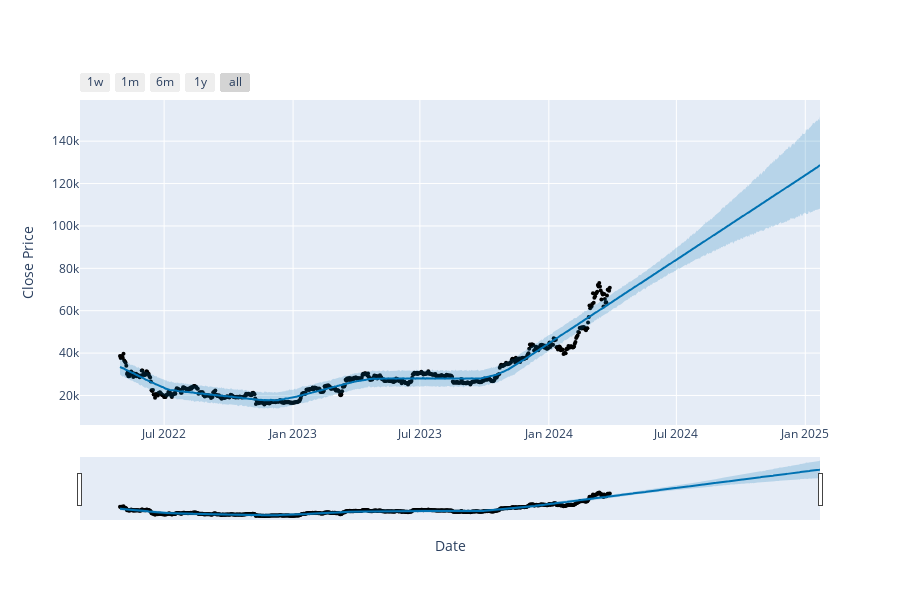

Notebook source saved alongside this figure:
### Code cell
from prophet.plot import plot_plotly, plot_components_plotly

fig = plot_plotly(m, forcast, xlabel='Date', ylabel='Close Price')
fig.show()

### Figure 1 — Plotly figure (JSON) as saved in the notebook; plotly's stock layout.template omitted (floating-point values rounded to 4 significant figures; data arrays with more than 128 entries replaced by an {"elided": "..."} marker saying what was removed)
{"data": [{"marker": {"color": "black", "size": 4}, "mode": "markers", "name": "Actual", "type": "scatter", "x": {"elided": "700 str values"}, "y": {"elided": "700 float values"}}, {"hoverinfo": "skip", "line": {"width": 0}, "mode": "lines", "type": "scatter", "x": {"elided": "1000 str values"}, "y": {"elided": "1000 float values"}}, {"fill": "tonexty", "fillcolor": "rgba(0, 114, 178, 0.2)", "line": {"color": "#0072B2", "width": 2}, "mode": "lines", "name": "Predicted", "type": "scatter", "x": {"elided": "1000 str values"}, "y": {"elided": "1000 float values"}}, {"fill": "tonexty", "fillcolor": "rgba(0, 114, 178, 0.2)", "hoverinfo": "skip", "line": {"width": 0}, "mode": "lines", "type": "scatter", "x": {"elided": "1000 str values"}, "y": {"elided": "1000 float values"}}], "layout": {"height": 600, "showlegend": false, "width": 900, "xaxis": {"rangeselector": {"buttons": [{"count": 7, "label": "1w", "step": "day", "stepmode": "backward"}, {"count": 1, "label": "1m", "step": "month", "stepmode": "backward"}, {"count": 6, "label": "6m", "step": "month", "stepmode": "backward"}, {"count": 1, "label": "1y", "step": "year", "stepmode": "backward"}, {"step": "all"}]}, "rangeslider": {"visible": true}, "title": {"text": "Date"}, "type": "date"}, "yaxis": {"title": {"text": "Close Price"}}}}
